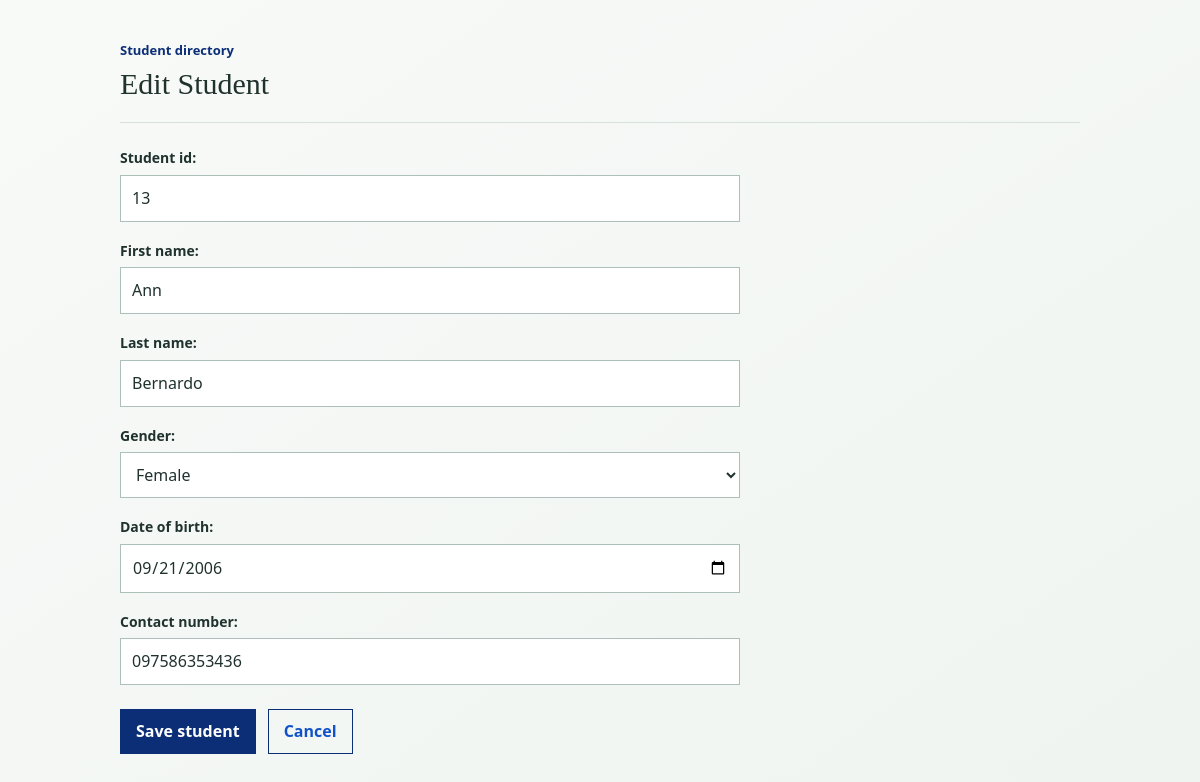
The page /registration/students/3/edit/ (signed in) on the database its author committed.
### registration/models.py (models this page shows, shortened)
class Student(models.Model):
    GENDER_CHOICES = [
        ('Male', 'Male'),
        ('Female', 'Female'),
        ('Other', 'Other'),
    ]
    student_id = models.CharField(
        max_length=20,
        unique=True
    )
    first_name = models.CharField(
        max_length=100
    )
    last_name = models.CharField(
        max_length=100
    )
    gender = models.CharField(
        max_length=10,
        choices=GENDER_CHOICES
    )
    date_of_birth = models.DateField()
    contact_number = models.CharField(
        max_length=20
    )

### registration/views.py (the view, shortened to what this page needs)
# urls.py: path('students/<int:pk>/edit/', views.student_update, name='student_update'),
@user_passes_test(staff_check, login_url='login')
def student_update(request, pk):
    student = get_object_or_404(Student, pk=pk)
    form = StudentForm(
        request.POST or None,
        instance=student
    )
    return render(
        request,
        'registration/student_form.html',
        {
            'form': form,
            'page_title': 'Edit Student',
            'student': student
        }
    )

### registration/forms.py
class StudentForm(forms.ModelForm):
    class Meta:
        model = Student
        fields = [
            'student_id',
            'first_name',
            'last_name',
            'gender',
            'date_of_birth',
            'contact_number',
        ]
        widgets = {
            'date_of_birth': forms.DateInput(
                attrs={'type': 'date'}
            ),
        }

### registration/views.py (called while the page is built)
def staff_check(user):
    return user.is_authenticated and user.is_staff

### registration/templates/registration/student_form.html (shortened to what this page needs)
{% load static %}
<!DOCTYPE html>
<html lang="en">
<head>
    <link rel="stylesheet" href="{% static 'registration/style.css' %}">
</head>
<body>
    <main class="page-shell">
        <header class="page-header">
            <div>
                <p class="eyebrow">Student directory</p>
                <h1>{{ page_title }}</h1>
            </div>
        </header>
        <form class="student-form" method="post">
            {{ form.as_p }}
            <nav class="page-actions" aria-label="Form actions">
                <button type="submit">Save student</button>
                <a class="button button-secondary" href="{% url 'student_list' %}">
                    Cancel
                </a>
            </nav>
        </form>
    </main>
</body>
</html>

### registration/static/registration/style.css (style rules this page uses)
:root { color-scheme: light; --page: #eff4f1; --surface: #fff; --ink: #20322e; --muted: #64746f; --line: #d7e1dc; --accent: #0c2e77; --accent-dark: #1252c9; --danger: #a53d35; }
* { box-sizing: border-box; }
body { min-height: 100vh; margin: 0; padding: 40px 24px; background: linear-gradient(145deg, #f8faf8, var(--page)); color: var(--ink); font-family: "Trebuchet MS", "Segoe UI", sans-serif; line-height: 1.55; }
.page-shell { width: min(100%, 960px); margin: 0 auto; }
.page-header { display: flex; align-items: end; justify-content: space-between; gap: 24px; padding-bottom: 20px; border-bottom: 1px solid var(--line); }
.eyebrow { margin: 0 0 6px; color: var(--accent); font-size: 13px; font-weight: 700; }
h1 { margin: 0 0 20px; color: var(--ink); font-family: Georgia, "Times New Roman", serif; font-size: 30px; font-weight: 500; line-height: 1.2; }
.page-header h1 { margin: 0; }
.page-actions { display: flex; flex-wrap: wrap; align-items: center; gap: 12px; margin-top: 24px; }
a { color: var(--accent-dark); text-decoration: none; }
.button, button { display: inline-flex; min-height: 42px; align-items: center; justify-content: center; padding: 9px 15px; border: 1px solid var(--accent); background: var(--accent); color: #fff; font: inherit; font-weight: 700; text-decoration: none; cursor: pointer; }
.button-secondary { background: transparent; color: var(--accent-dark); }
.student-form { max-width: 620px; margin-top: 24px; }
.student-form p { display: grid; gap: 6px; margin: 0 0 18px; }
.student-form label { font-size: 14px; font-weight: 700; }
input, select, textarea { width: 100%; max-width: 100%; padding: 10px 11px; border: 1px solid #adbfba; background: var(--surface); color: var(--ink); font: inherit; }

### rows shown on the page
Student: student_id "13", first_name "Ann", last_name "Bernardo", gender "Female", date_of_birth "09/21/2006", contact_number "097586353436"

### other values the page prints
{{ page_title }} "Edit Student"
